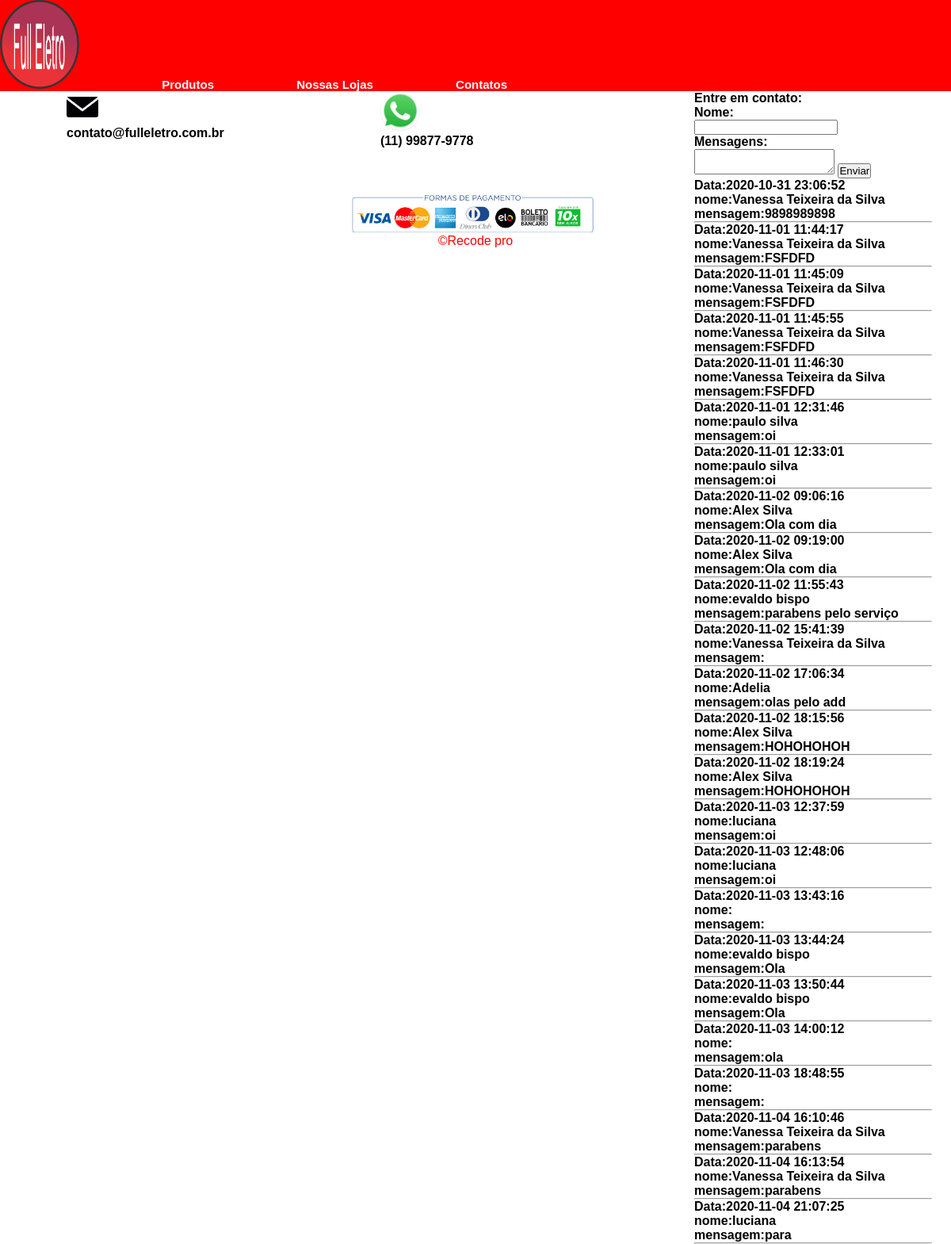
Page /contatos.php on the committed database.
### tables this page shows
CREATE TABLE `comentarios` (
  `id_com` int(11) NOT NULL,
  `nome` varchar(50) NOT NULL,
  `msg` varchar(300) NOT NULL,
  `data` datetime DEFAULT current_timestamp()
);

### contatos.php (the view, shortened to what this page needs)
    <?php
            $servername = "localhost";
            $username = "root";
            $password= "";
            $database = "fullstackeletro";
    $conn = mysqli_connect($servername,$username,$password,$database);
    ?>
    <!DOCTYPE html>
        <html lang="Pt-br">
        <head>
        <head>
        <link rel="stylesheet" href="css/estilo.css">
        </head>
        <body>
        <html>
        <section>
            <div class="contatos">
            <div class="Formacontato">
            <img src="./imagens/email.png" width="40px">
            <br>
            <p>contato@fulleletro.com.br</p>
        </div>
            <div class="Formacontato">
            <img src="./imagens/zap.png" width="50px">
            <p>(11) 99877-9778</p>
            </div>
        <div class="Formacontato">
            <form method="post" action="">
            <main> Entre em contato:</main>
            <h4> Nome:</h4>
            <input title="text" name="nome" style="width:" 400px;>
            <h4>Mensagens:</h4>
            <textarea style="width:" name="msg" 400px></textarea>
            <input type="submit" value="Enviar"></br>
            </form>
        <?php
        $sql = "select * from comentarios";
        $result=$conn->query($sql);
        if ($result->num_rows >0){
            while ($row = $result-> fetch_assoc()) {
                echo "Data:",$row['data'],"<br>";
                echo "nome:",$row['nome'],"<br>";
                echo "mensagem:",$row['msg'],"<br>";
                echo  "<hr>";
        ?>
        <?php
    }
            } else {
            echo "Nenhum comentarios";
            }
    ?>
        </div>
        </section>
            <footer id="rodape2">
                <img src="./imagens/1.jpg" alt="Forma de pagamento" width="350" align="center">
                <p>&copy;Recode pro</p>
            </footer>
        </body>
</html>

### css/estilo.css (style rules this page uses)
p { font-family: Arial, Helvetica, sans-serif; }
.menu a { color: white; font-size: 15px; font-family: Arial, Helvetica, sans-serif; font-weight: bolder; font-style: normal; text-decoration: none; text-align: center; margin-right: 100px; }
.menu { background-color: #FF0000; font-size: 15px; font-family: Arial, Helvetica, sans-serif; font-weight: bolder; font-style: normal; text-decoration: none; }
a { color: red; font-size: 20px; font-style: normal; text-decoration: none; }
* { margin:0px; padding: 0px; }
form { width: 258px; font-family: Arial, Helvetica, sans-serif; font-size: 10; align-self: center; }
footer { color: rgb(248, 4, 4); bottom: 0; width: 100%; height: 100px; text-align: center; left: 0; }
.contatos { width: 100%; }
.Formacontato { float: left; width: 25%; height:90px ; margin-left:7% ; margin-right:1%; margin-bottom: 32px; font-size: 29Spt; font-family: Arial, Helvetica, sans-serif; color: black; font-weight: bolder; }

### rows in the picture
comentarios: data "2020-10-31 23:06:52", nome "Vanessa Teixeira da Silva", msg "9898989898"
comentarios: data "2020-11-01 11:44:17", nome "Vanessa Teixeira da Silva", msg "FSFDFD"
comentarios: data "2020-11-01 11:45:09", nome "Vanessa Teixeira da Silva", msg "FSFDFD"
comentarios: data "2020-11-01 11:45:55", nome "Vanessa Teixeira da Silva", msg "FSFDFD"
comentarios: data "2020-11-01 11:46:30", nome "Vanessa Teixeira da Silva", msg "FSFDFD"
comentarios: data "2020-11-01 12:31:46", nome "paulo silva", msg "oi"
comentarios: data "2020-11-01 12:33:01", nome "paulo silva", msg "oi"
comentarios: data "2020-11-02 09:06:16", nome "Alex Silva", msg "Ola com dia"
comentarios: data "2020-11-02 09:19:00", nome "Alex Silva", msg "Ola com dia"
comentarios: data "2020-11-02 11:55:43", nome "evaldo bispo", msg "parabens pelo serviço"
comentarios: data "2020-11-02 15:41:39", nome "Vanessa Teixeira da Silva"
comentarios: data "2020-11-02 17:06:34", nome "Adelia", msg "olas pelo add"
comentarios: data "2020-11-02 18:15:56", nome "Alex Silva", msg "HOHOHOHOH"
comentarios: data "2020-11-02 18:19:24", nome "Alex Silva", msg "HOHOHOHOH"
comentarios: data "2020-11-03 12:37:59", nome "luciana", msg "oi"
comentarios: data "2020-11-03 12:48:06", nome "luciana", msg "oi"
comentarios: data "2020-11-03 13:43:16"
comentarios: data "2020-11-03 13:44:24", nome "evaldo bispo", msg "Ola"
comentarios: data "2020-11-03 13:50:44", nome "evaldo bispo", msg "Ola"
comentarios: data "2020-11-03 14:00:12", msg "ola"
comentarios: data "2020-11-03 18:48:55"
comentarios: data "2020-11-04 16:10:46", nome "Vanessa Teixeira da Silva", msg "parabens"
comentarios: data "2020-11-04 16:13:54", nome "Vanessa Teixeira da Silva", msg "parabens"
comentarios: data "2020-11-04 21:07:25", nome "luciana", msg "para"
